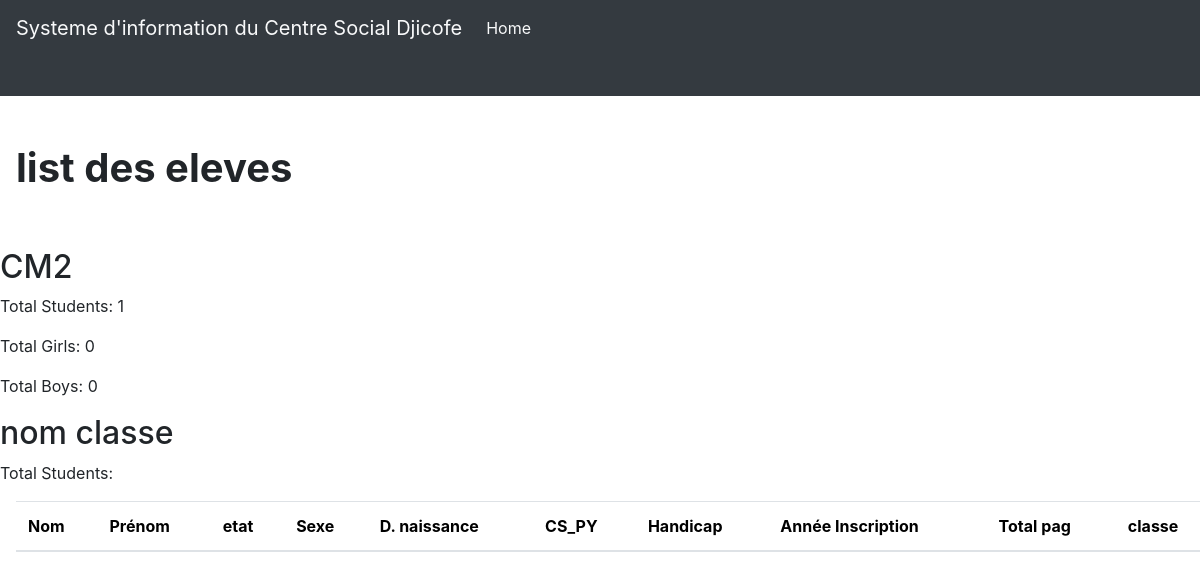
Before: /homepage/acceuil/1/students/ with the older database file.
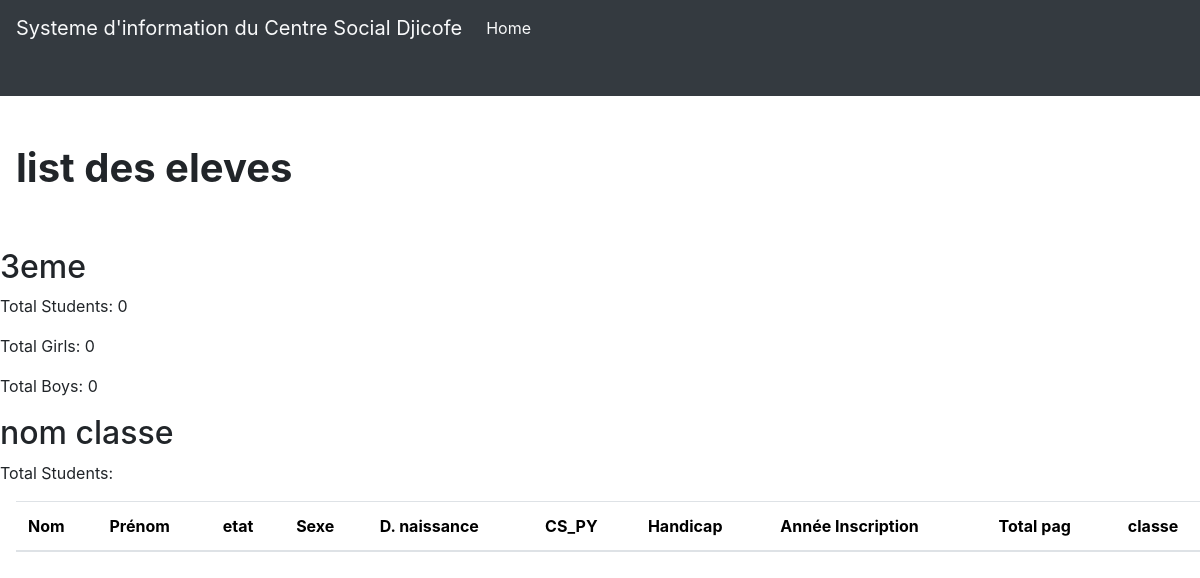
After: the same page with the newer database file.
### scuelo/models.py (models this page shows, shortened)
class Classe(models.Model):
    type_ecole = models.CharField(max_length=14, choices=TYPE_ECOLE ,  default="")
    nom = models.CharField(max_length=23, null=False , default="")

### scuelo/views.py (the view)
# urls.py: path('acceuil/<int:classe_id>/students/', student_list, name='student_list'),
def student_list(request , classe_id ):
    classes = Classe.objects.all()
    classe = get_object_or_404(Classe, pk=classe_id)
    students = classe.eleve_set.all()
    total_students = students.count()
    total_girls = students.filter(sex='F').count()
    total_boys = students.filter(sex='M').count()
    class_student_counts = []
    for classe in classes:
        total_students = classe.eleve_set.count()
        class_student_counts.append({'classe': classe, 'total_students': total_students})
    context = {
        'class_student_counts': class_student_counts,
        'classe': classe,
        'students': students,
        'total_students': total_students,
        'total_girls': total_girls,
        'total_boys': total_boys,
    }
    return render(request, 'scuelo/eleveperclasse.html', context)

### scuelo/templates/scuelo/eleveperclasse.html (shortened to what this page needs)
{% extends 'layout.html' %}
{% block header %}
        <nav class="navbar navbar-expand-lg navbar-light bg-dark pb-5 mb-5 mt-9">
          <a class="navbar-brand text-light" href="{% url 'home' %}">Systeme d'information du Centre Social Djicofe</a>
          <div class="collapse navbar-collapse " id="navbarNav">
              <ul class="navbar-nav">
                  <li class="nav-item active">
                      <a class="nav-link text-light" href="{% url 'home' %}">Home <span class="sr-only">(current)</span></a>
                  </li>
              </ul>
          </div>
        </nav>
        {% endblock header %}
{% block content %}
<div class=" ">
  <h2  class='pb-5 ml-3 h1 font-weight-bold'>list des eleves
     </h2>
     <div>
      <h2>{{ classe.nom }}</h2>
      <p>Total Students: {{ total_students }}</p>
      <p>Total Girls: {{ total_girls }}</p>
      <p>Total Boys: {{ total_boys }}</p>
    </div>
    <h2> nom classe {{ class_student_count.classe.nom }}</h2>
    <p>Total Students: {{ class_student_count.total_students }}</p>
  <table class="table table-striped  ml-3">
    <thead class="bg-dark">
      <tr class="text-white">
        <th >Nom</th>
        <th>Prénom</th>
        <th>etat</th>
        <th>Sexe</th>
        <th>D. naissance</th>
        <th>CS_PY</th>
        <th>Handicap</th>
        <th>Année Inscription</th>
        <th>Total pag</th>
        <th>classe</th>
      </tr>
    </thead>
  </table>
</div>
{% endblock %}

Changed rows visible on the page:
no longer on this page (row unchanged): Classe: nom "CM2"
added Classe: nom "3eme"
Other visible differences:
{{ total_students }}: "1" → "0"
